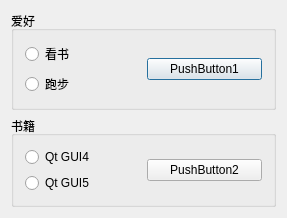
<?xml version="1.0" encoding="UTF-8"?>
<ui version="4.0">
 <class>RatioButton</class>
 <widget class="QDialog" name="RatioButton">
  <property name="geometry">
   <rect>
    <x>0</x>
    <y>0</y>
    <width>287</width>
    <height>216</height>
   </rect>
  </property>
  <property name="windowTitle">
   <string>RatioButton</string>
  </property>
  <layout class="QVBoxLayout" name="verticalLayout_3">
   <item>
    <widget class="QGroupBox" name="groupBox">
     <property name="title">
      <string>爱好</string>
     </property>
     <layout class="QHBoxLayout" name="horizontalLayout">
      <item>
       <layout class="QVBoxLayout" name="verticalLayout">
        <item>
         <widget class="QRadioButton" name="radioButton_1">
          <property name="text">
           <string>看书</string>
          </property>
         </widget>
        </item>
        <item>
         <widget class="QRadioButton" name="radioButton_2">
          <property name="text">
           <string>跑步</string>
          </property>
         </widget>
        </item>
       </layout>
      </item>
      <item>
       <widget class="QPushButton" name="pushButton_1">
        <property name="text">
         <string>PushButton1</string>
        </property>
       </widget>
      </item>
     </layout>
    </widget>
   </item>
   <item>
    <widget class="QGroupBox" name="groupBox_2">
     <property name="title">
      <string>书籍</string>
     </property>
     <layout class="QHBoxLayout" name="horizontalLayout_2">
      <item>
       <layout class="QVBoxLayout" name="verticalLayout_2">
        <item>
         <widget class="QRadioButton" name="radioButton_3">
          <property name="text">
           <string>Qt GUI4</string>
          </property>
         </widget>
        </item>
        <item>
         <widget class="QRadioButton" name="radioButton_4">
          <property name="text">
           <string>Qt GUI5</string>
          </property>
         </widget>
        </item>
       </layout>
      </item>
      <item>
       <widget class="QPushButton" name="pushButton_2">
        <property name="text">
         <string>PushButton2</string>
        </property>
       </widget>
      </item>
     </layout>
    </widget>
   </item>
  </layout>
 </widget>
 <layoutdefault spacing="6" margin="11"/>
 <resources/>
 <connections/>
</ui>
